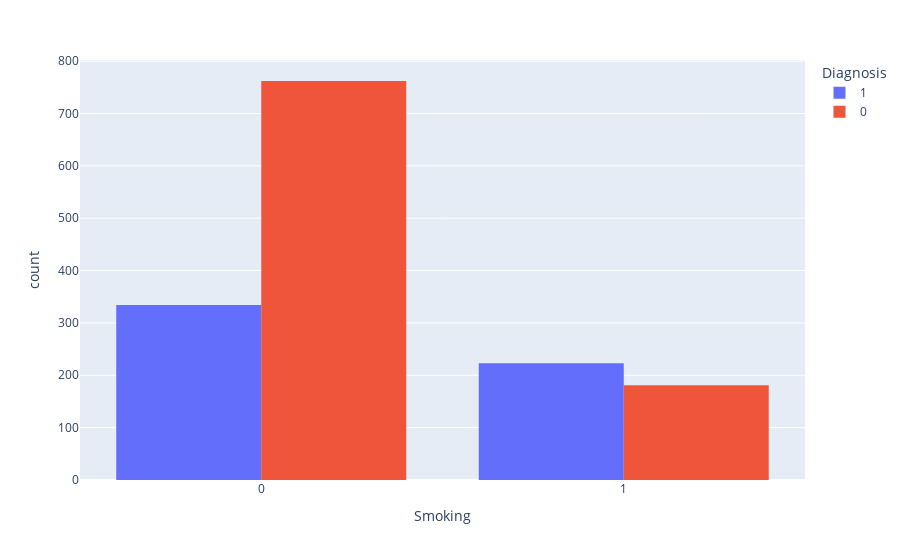

The notebook cell saved with this chart:
### Code cell
fig = px.histogram(df, x="Smoking",
             color='Diagnosis', barmode='group',
             height=500)
fig.show()

### Figure 1 — Plotly figure (JSON) as saved in the notebook; plotly's stock layout.template omitted (floating-point values rounded to 4 significant figures; data arrays with more than 128 entries replaced by an {"elided": "..."} marker saying what was removed)
{"data": [{"alignmentgroup": "True", "bingroup": "x", "hovertemplate": "Diagnosis=1<br>Smoking=%{x}<br>count=%{y}<extra></extra>", "legendgroup": "1", "marker": {"color": "#636efa", "pattern": {"shape": ""}}, "name": "1", "offsetgroup": "1", "orientation": "v", "showlegend": true, "type": "histogram", "x": {"elided": "557 int values"}, "xaxis": "x", "yaxis": "y"}, {"alignmentgroup": "True", "bingroup": "x", "hovertemplate": "Diagnosis=0<br>Smoking=%{x}<br>count=%{y}<extra></extra>", "legendgroup": "0", "marker": {"color": "#EF553B", "pattern": {"shape": ""}}, "name": "0", "offsetgroup": "0", "orientation": "v", "showlegend": true, "type": "histogram", "x": {"elided": "943 int values"}, "xaxis": "x", "yaxis": "y"}], "layout": {"autosize": true, "barmode": "group", "legend": {"title": {"text": "Diagnosis"}, "tracegroupgap": 0}, "margin": {"t": 60}, "xaxis": {"anchor": "y", "autorange": true, "domain": [0, 1], "range": [-0.5, 1.5], "title": {"text": "Smoking"}, "type": "linear"}, "yaxis": {"anchor": "x", "autorange": true, "domain": [0, 1], "range": [0, 802.1], "title": {"text": "count"}}}}
